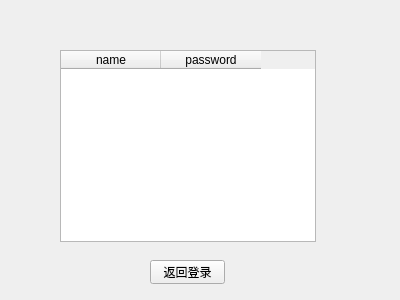
<?xml version="1.0" encoding="UTF-8"?>
<ui version="4.0">
 <class>Table</class>
 <widget class="QWidget" name="Table">
  <property name="geometry">
   <rect>
    <x>0</x>
    <y>0</y>
    <width>400</width>
    <height>300</height>
   </rect>
  </property>
  <property name="windowTitle">
   <string>用户数据表</string>
  </property>
  <widget class="QTableWidget" name="table">
   <property name="geometry">
    <rect>
     <x>60</x>
     <y>50</y>
     <width>256</width>
     <height>192</height>
    </rect>
   </property>
   <column>
    <property name="text">
     <string>name</string>
    </property>
   </column>
   <column>
    <property name="text">
     <string>password</string>
    </property>
   </column>
  </widget>
  <widget class="QPushButton" name="btn_back">
   <property name="geometry">
    <rect>
     <x>150</x>
     <y>260</y>
     <width>75</width>
     <height>24</height>
    </rect>
   </property>
   <property name="text">
    <string>返回登录</string>
   </property>
  </widget>
 </widget>
 <resources/>
 <connections/>
</ui>
